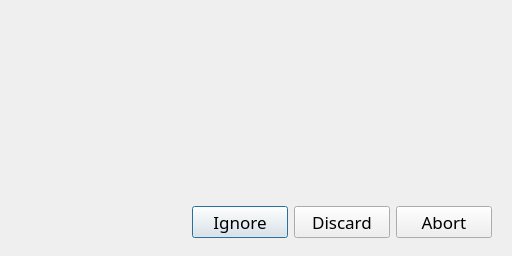
<?xml version="1.0" encoding="UTF-8"?>
<ui version="4.0">
 <class>DialogDia</class>
 <widget class="QDialog" name="DialogDia">
  <property name="geometry">
   <rect>
    <x>0</x>
    <y>0</y>
    <width>512</width>
    <height>256</height>
   </rect>
  </property>
  <property name="minimumSize">
   <size>
    <width>512</width>
    <height>192</height>
   </size>
  </property>
  <property name="font">
   <font>
    <family>Metropolis</family>
    <pointsize>13</pointsize>
   </font>
  </property>
  <property name="windowIcon">
   <iconset resource="../../resources/resources.qrc">
    <normaloff>:/logo/logo/logdoctor.svg</normaloff>:/logo/logo/logdoctor.svg</iconset>
  </property>
  <property name="modal">
   <bool>true</bool>
  </property>
  <layout class="QVBoxLayout" name="verticalLayout">
   <item>
    <widget class="QFrame" name="frame_Message">
     <property name="sizePolicy">
      <sizepolicy hsizetype="Preferred" vsizetype="Minimum">
       <horstretch>0</horstretch>
       <verstretch>0</verstretch>
      </sizepolicy>
     </property>
     <layout class="QGridLayout" name="gridLayout">
      <property name="topMargin">
       <number>0</number>
      </property>
      <property name="bottomMargin">
       <number>0</number>
      </property>
      <item row="0" column="0" rowspan="3">
       <widget class="QLabel" name="label_Icon">
        <property name="minimumSize">
         <size>
          <width>64</width>
          <height>64</height>
         </size>
        </property>
        <property name="maximumSize">
         <size>
          <width>64</width>
          <height>64</height>
         </size>
        </property>
        <property name="pixmap">
         <pixmap resource="../../resources/resources.qrc">:/icons/icons/dialog_quest.png</pixmap>
        </property>
        <property name="alignment">
         <set>Qt::AlignCenter</set>
        </property>
       </widget>
      </item>
      <item row="1" column="1">
       <widget class="QLabel" name="label_Title">
        <property name="minimumSize">
         <size>
          <width>0</width>
          <height>64</height>
         </size>
        </property>
        <property name="maximumSize">
         <size>
          <width>16777215</width>
          <height>64</height>
         </size>
        </property>
        <property name="font">
         <font>
          <family>Metropolis</family>
          <pointsize>13</pointsize>
         </font>
        </property>
        <property name="text">
         <string/>
        </property>
        <property name="wordWrap">
         <bool>true</bool>
        </property>
        <property name="indent">
         <number>8</number>
        </property>
       </widget>
      </item>
      <item row="3" column="0" colspan="2">
       <widget class="QLabel" name="label_Message">
        <property name="sizePolicy">
         <sizepolicy hsizetype="Preferred" vsizetype="Expanding">
          <horstretch>0</horstretch>
          <verstretch>0</verstretch>
         </sizepolicy>
        </property>
        <property name="minimumSize">
         <size>
          <width>0</width>
          <height>24</height>
         </size>
        </property>
        <property name="font">
         <font>
          <family>Metropolis</family>
          <pointsize>13</pointsize>
         </font>
        </property>
        <property name="alignment">
         <set>Qt::AlignLeading|Qt::AlignLeft|Qt::AlignTop</set>
        </property>
        <property name="wordWrap">
         <bool>true</bool>
        </property>
        <property name="margin">
         <number>4</number>
        </property>
       </widget>
      </item>
     </layout>
    </widget>
   </item>
   <item>
    <widget class="QFrame" name="frame_Buttons">
     <property name="minimumSize">
      <size>
       <width>0</width>
       <height>48</height>
      </size>
     </property>
     <property name="maximumSize">
      <size>
       <width>16777215</width>
       <height>48</height>
      </size>
     </property>
     <layout class="QHBoxLayout" name="horizontalLayout">
      <item>
       <spacer name="horizontalSpacer">
        <property name="orientation">
         <enum>Qt::Horizontal</enum>
        </property>
        <property name="sizeHint" stdset="0">
         <size>
          <width>333</width>
          <height>27</height>
         </size>
        </property>
       </spacer>
      </item>
      <item>
       <widget class="QPushButton" name="button_IGNORE">
        <property name="minimumSize">
         <size>
          <width>96</width>
          <height>32</height>
         </size>
        </property>
        <property name="maximumSize">
         <size>
          <width>96</width>
          <height>32</height>
         </size>
        </property>
        <property name="text">
         <string>Ignore</string>
        </property>
       </widget>
      </item>
      <item>
       <widget class="QPushButton" name="button_DISCARD">
        <property name="minimumSize">
         <size>
          <width>96</width>
          <height>32</height>
         </size>
        </property>
        <property name="maximumSize">
         <size>
          <width>96</width>
          <height>32</height>
         </size>
        </property>
        <property name="text">
         <string>Discard</string>
        </property>
       </widget>
      </item>
      <item>
       <widget class="QPushButton" name="button_ABORT">
        <property name="minimumSize">
         <size>
          <width>96</width>
          <height>32</height>
         </size>
        </property>
        <property name="maximumSize">
         <size>
          <width>96</width>
          <height>32</height>
         </size>
        </property>
        <property name="text">
         <string>Abort</string>
        </property>
       </widget>
      </item>
     </layout>
    </widget>
   </item>
  </layout>
 </widget>
 <resources>
  <include location="../../resources/resources.qrc"/>
 </resources>
 <connections/>
</ui>
